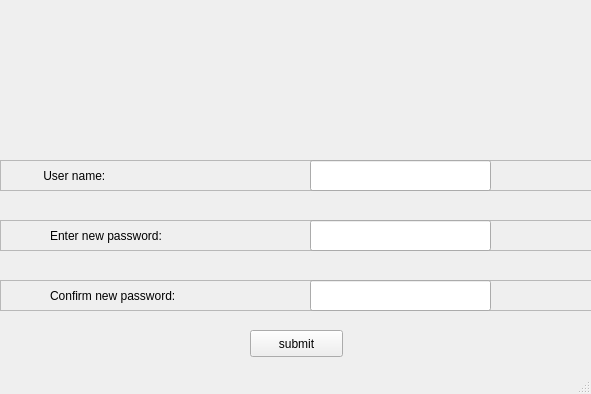
<?xml version="1.0" encoding="UTF-8"?>
<ui version="4.0">
 <class>banterpwd</class>
 <widget class="QMainWindow" name="banterpwd">
  <property name="geometry">
   <rect>
    <x>0</x>
    <y>0</y>
    <width>591</width>
    <height>394</height>
   </rect>
  </property>
  <property name="windowTitle">
   <string>banterpwd</string>
  </property>
  <widget class="QWidget" name="centralwidget">
   <widget class="QLabel" name="label_2">
    <property name="geometry">
     <rect>
      <x>110</x>
      <y>150</y>
      <width>101</width>
      <height>21</height>
     </rect>
    </property>
    <property name="text">
     <string/>
    </property>
   </widget>
   <widget class="QFrame" name="frame">
    <property name="geometry">
     <rect>
      <x>0</x>
      <y>160</y>
      <width>631</width>
      <height>31</height>
     </rect>
    </property>
    <property name="frameShape">
     <enum>QFrame::StyledPanel</enum>
    </property>
    <property name="frameShadow">
     <enum>QFrame::Raised</enum>
    </property>
    <widget class="QLabel" name="label">
     <property name="geometry">
      <rect>
       <x>40</x>
       <y>0</y>
       <width>131</width>
       <height>31</height>
      </rect>
     </property>
     <property name="text">
      <string> User name:</string>
     </property>
    </widget>
    <widget class="QLineEdit" name="username">
     <property name="geometry">
      <rect>
       <x>310</x>
       <y>0</y>
       <width>181</width>
       <height>31</height>
      </rect>
     </property>
    </widget>
   </widget>
   <widget class="QFrame" name="frame_2">
    <property name="geometry">
     <rect>
      <x>0</x>
      <y>220</y>
      <width>631</width>
      <height>31</height>
     </rect>
    </property>
    <property name="frameShape">
     <enum>QFrame::StyledPanel</enum>
    </property>
    <property name="frameShadow">
     <enum>QFrame::Raised</enum>
    </property>
    <widget class="QLineEdit" name="pwd">
     <property name="geometry">
      <rect>
       <x>310</x>
       <y>0</y>
       <width>181</width>
       <height>31</height>
      </rect>
     </property>
     <property name="echoMode">
      <enum>QLineEdit::Password</enum>
     </property>
    </widget>
    <widget class="QLabel" name="label_3">
     <property name="geometry">
      <rect>
       <x>50</x>
       <y>0</y>
       <width>171</width>
       <height>31</height>
      </rect>
     </property>
     <property name="text">
      <string>Enter new password:</string>
     </property>
    </widget>
   </widget>
   <widget class="QFrame" name="frame_3">
    <property name="geometry">
     <rect>
      <x>0</x>
      <y>280</y>
      <width>631</width>
      <height>31</height>
     </rect>
    </property>
    <property name="frameShape">
     <enum>QFrame::StyledPanel</enum>
    </property>
    <property name="frameShadow">
     <enum>QFrame::Raised</enum>
    </property>
    <widget class="QLabel" name="label_4">
     <property name="geometry">
      <rect>
       <x>50</x>
       <y>0</y>
       <width>151</width>
       <height>31</height>
      </rect>
     </property>
     <property name="text">
      <string>Confirm new password:</string>
     </property>
    </widget>
    <widget class="QLineEdit" name="cpwd">
     <property name="geometry">
      <rect>
       <x>310</x>
       <y>0</y>
       <width>181</width>
       <height>31</height>
      </rect>
     </property>
     <property name="echoMode">
      <enum>QLineEdit::Password</enum>
     </property>
    </widget>
   </widget>
   <widget class="QPushButton" name="submit">
    <property name="geometry">
     <rect>
      <x>250</x>
      <y>330</y>
      <width>93</width>
      <height>27</height>
     </rect>
    </property>
    <property name="text">
     <string>submit</string>
    </property>
   </widget>
  </widget>
  <widget class="QStatusBar" name="statusbar"/>
 </widget>
 <resources/>
 <connections>
  <connection>
   <sender>submit</sender>
   <signal>clicked(bool)</signal>
   <receiver>banterpwd</receiver>
   <slot>update()</slot>
   <hints>
    <hint type="sourcelabel">
     <x>291</x>
     <y>344</y>
    </hint>
    <hint type="destinationlabel">
     <x>443</x>
     <y>347</y>
    </hint>
   </hints>
  </connection>
  <connection>
   <sender>submit</sender>
   <signal>clicked()</signal>
   <receiver>banterpwd</receiver>
   <slot>close()</slot>
   <hints>
    <hint type="sourcelabel">
     <x>256</x>
     <y>353</y>
    </hint>
    <hint type="destinationlabel">
     <x>114</x>
     <y>346</y>
    </hint>
   </hints>
  </connection>
  <connection>
   <sender>cpwd</sender>
   <signal>textChanged(QString)</signal>
   <receiver>submit</receiver>
   <slot>show()</slot>
   <hints>
    <hint type="sourcelabel">
     <x>398</x>
     <y>299</y>
    </hint>
    <hint type="destinationlabel">
     <x>323</x>
     <y>348</y>
    </hint>
   </hints>
  </connection>
 </connections>
</ui>
